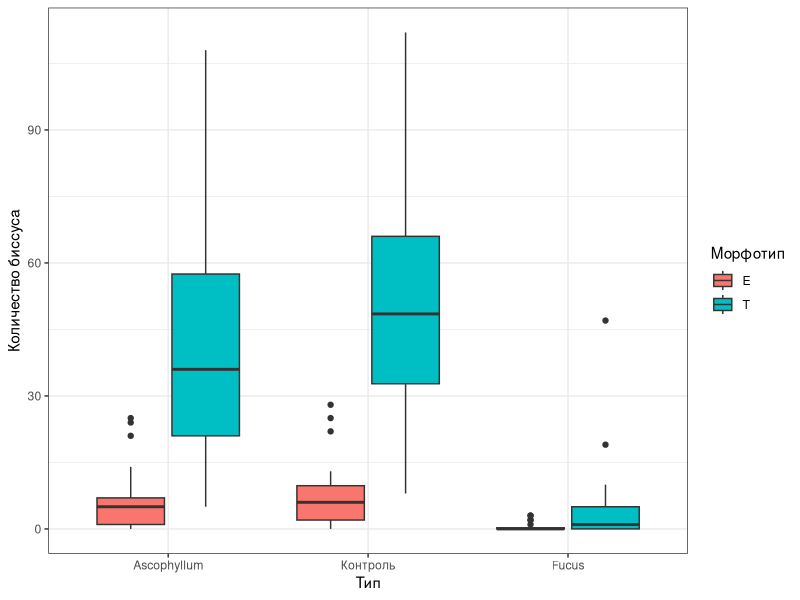
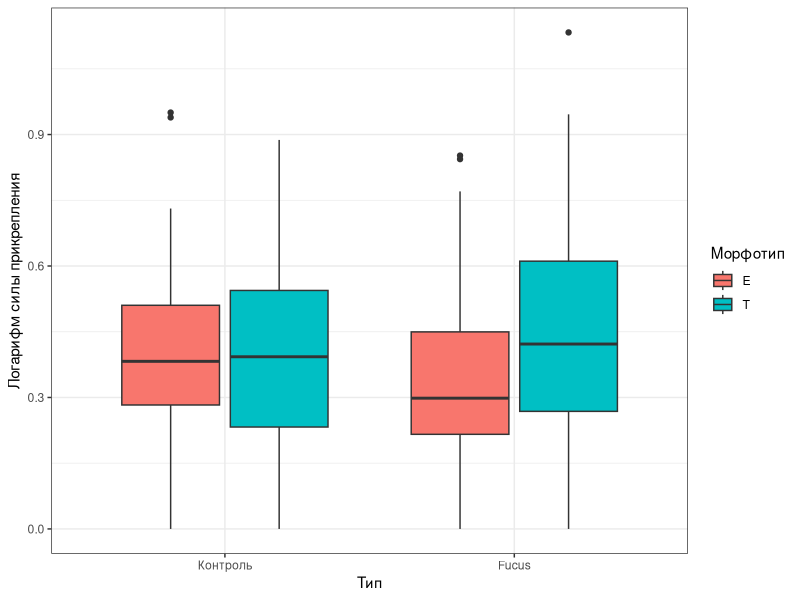

Recreate these plots in R, in order.
## ---- chunk 1
library(knitr)
opts_chunk$set(echo = FALSE)
## ---- chunk 2
library(readxl)
library(ggplot2)
library(broom)
library(knitr)
library(dplyr)
## ---- chunk 3
bys <- read_excel('Data/FucBys_2023.xlsx', na = "NA", sheet = "Experiment FucBys")
bys$Treatment <- factor(bys$Treatment)
bys$Treatment <- relevel(bys$Treatment, ref = 'Control')
labe = c('Ascophyllum', 'Контроль', 'Fucus')

frc <- read_excel('Data/FucBys_2023.xlsx', na = "NA", sheet = "Fuc_Tred_Force")
frc$True_Force <- frc$Force - frc$Weight / 1000 * 9.81
frc$True_Force[(!is.na(frc$True_Force)) & frc$True_Force < 0] <- 0


## ---- chunk 4
labe = c('Ascophyllum', 'Контроль', 'Fucus')
ggplot(bys, aes(x = Treatment, y = N_byss, fill = Morphotype)) + 
  geom_boxplot() +
  theme_bw()+
  labs(x = 'Тип', y = 'Количество биссуса', fill = 'Морфотип')+
  scale_x_discrete(label = labe)
## ---- chunk 5
mod <-lm(log(N_byss+1) ~ Treatment + Morphotype + Treatment:Morphotype, data = bys) 

anova_df <- tidy(anova(mod))

anova_df[,3:5] <- round(anova_df[,3:5], 3)
anova_df[,6] <- round(anova_df[,6], 4)

anova_df$symbol <- ifelse(anova_df$p.value < 0.05, '*', 'NS')


kable(anova_df,
      caption =  "Таблица 2. Дисперсионный анализ количества биссусных бляшек",
      col.names = c("Источник варьирования", "Df",	"SS",	"MS",	"F", "p", "")
      )


## ---- chunk 6
mod_anva <-aov(log(N_byss+1) ~ Treatment + Morphotype + Treatment:Morphotype, data = bys)

Tuk <- tidy(TukeyHSD(mod_anva))

Tuk <- Tuk %>% select(-null.value, -estimate, -conf.low, -conf.high)

Tuk$adj.p.value <- round(Tuk$adj.p.value, 4)

kable(Tuk,
      caption = "Табл. 3. Тест Тьюки. Попарное сравнение количества биссусных бляшек.",
      col.names = c('Источник варьирования', 'Сравнение', 'p'))


## ---- chunk 7
labef = c('Контроль', 'Fucus')
ggplot(frc, aes(fill = Morphotype, y = log(True_Force +1), x = Type ))+
  geom_boxplot()+
  theme_bw()+
  labs(x = 'Тип', y = 'Логарифм силы прикрепления', fill = 'Морфотип')+
  scale_x_discrete(label = labef)
## ---- chunk 8
frc$True_Force[(!is.na(frc$True_Force)) & frc$True_Force < 0] <- 0


mod <- lm(log(True_Force + 1) ~ Type + Morphotype + Type:Morphotype , data = frc)

anova_df <- tidy(anova(mod))

anova_df[,3:5] <- round(anova_df[,3:5], 3)
anova_df[,6] <- round(anova_df[,6], 4)


kable(anova_df,
      caption =  "Таблица 4. Дисперсионный анализ силы прикрепления",
      col.names = c("Источник варьирования", "Df",	"SS",	"MS",	"F", "p")
      )

## ---- chunk 9
frc$True_Force[(!is.na(frc$True_Force)) & frc$True_Force < 0] <- 0


mod <- aov(log(True_Force + 1) ~ Type + Morphotype + Type:Morphotype , data = frc)

tuk <- tidy(TukeyHSD(mod))

tuk <- tuk %>% select(-null.value, -estimate, -conf.low, -conf.high)

tuk$adj.p.value <- round(tuk$adj.p.value, 4)

kable(Tuk,
      caption = "Табл. 5. Тест Тьюки. Попарное сравнение силы прикрепления.",
      col.names = c('Источник варьирования', 'Сравнение', 'p'))
